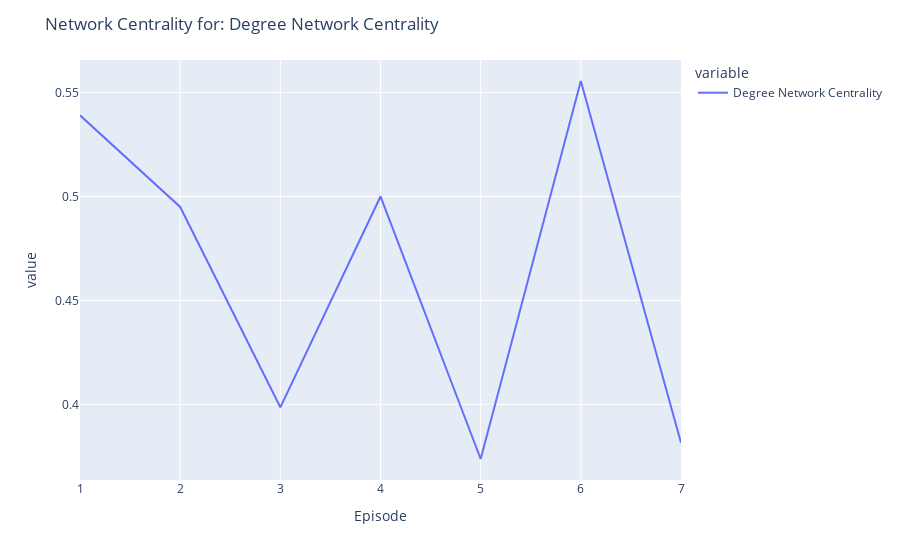

The notebook cell saved with this chart:
### Markdown cell above
### 5.2.2 Degree Zentralisierung 

Aus dem San Skirpt kennen wir die Formel für die Berechnung der Degree Zentralisierung auf ungerichtet Graphen.   
Die Formel lautet wie folgt:

\begin{align*}
Ungerichteter Graph  => CD = \frac{\sum_{i=1}^{n}  C'D(p^*) - C'D(p_i)}{(n-1)(n-2)} 
\end{align*}

Bei einem Gerichteten Graphen fällt im Nenner der Term $(n-2)$ weg.

Hier in diesem Degree Zentralisierung von unserem Starwars Episoden Netzwerk erkennen wir, dass sich der Wertebreich sich zwischen 0.38 und 0.56 bewegt. Wir erkennen auch, dass in der Episode 5 der tiefste Degree Zentralisierungs und in der Episode 6 der höchste Wert vorhanden ist. Wir können somit interpretieren, dass in der Episode 5 die Actor Degree Zentrailität Charaktere gleichmässiger bzw besser verteilt sind und in der Episode 6 die Actor Degree Zentralität ungleichmässiger verteilt sind. Anderst gesagt bedeutet dass, dass es einen Zentraleren wichtigeren Charakter in der 6. Folge exisitert. Generell können wir jedoch sagen, dass sich die Netzwerk Zentralisierung im Verlaufe der Episoden sich nur minimal voneinander unterscheiden. Wir können diese Aussage untermauern, indem wir die Actor Zentralitätswert für die Episode 5 und 6 vergleichen. Wir erkennen im Verteilungsplot, dass in der Episode 6 es einen Charakter gibt, der eine sehr hohe Normalizierte Degree Centrality Wert aufweist und während in der Episode 5, die Charaktere gleichmässiger verteilt sind. Nun können wir mittels einem einfachen Filter Statement herausfinden, welcher Charakter nun zuständig ist für den hohen Degree Network Centrality Wert, indem wir den höchsten Wert aus dem Dataframe `actor_centrality_all` herausfiltern. Es ist der Charakter `LUKE` der im Film 6 eine der Zentralsten Rolle spielt.

### Code cell
# visualize Degree Network Centrality for each episode
network_centrality.plot_network_centrality(plot_type="line", centrality_to_show=["Degree Network Centrality"])

### Figure 1 — Plotly figure (JSON) as saved in the notebook; plotly's stock layout.template omitted (floating-point values rounded to 4 significant figures)
{"data": [{"hovertemplate": "variable=Degree Network Centrality<br>Episode=%{x}<br>value=%{y}<extra></extra>", "legendgroup": "Degree Network Centrality", "line": {"color": "#636efa", "dash": "solid"}, "marker": {"symbol": "circle"}, "mode": "lines", "name": "Degree Network Centrality", "orientation": "v", "showlegend": true, "type": "scatter", "x": [1, 2, 3, 4, 5, 6, 7], "xaxis": "x", "y": [0.539, 0.495, 0.3986, 0.5, 0.3737, 0.5556, 0.3815], "yaxis": "y"}], "layout": {"legend": {"title": {"text": "variable"}, "tracegroupgap": 0}, "margin": {"t": 60}, "title": {"text": "Network Centrality for: Degree Network Centrality"}, "xaxis": {"anchor": "y", "domain": [0, 1], "title": {"text": "Episode"}}, "yaxis": {"anchor": "x", "domain": [0, 1], "title": {"text": "value"}}}}
